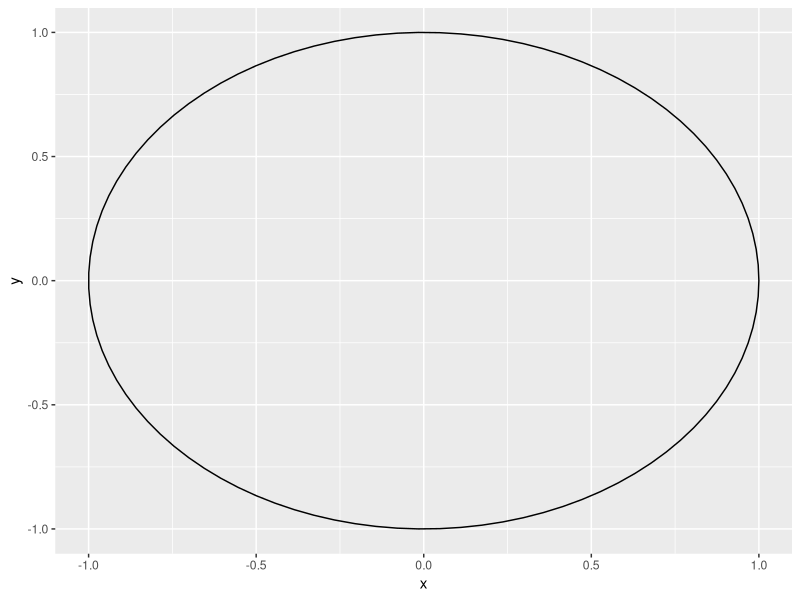
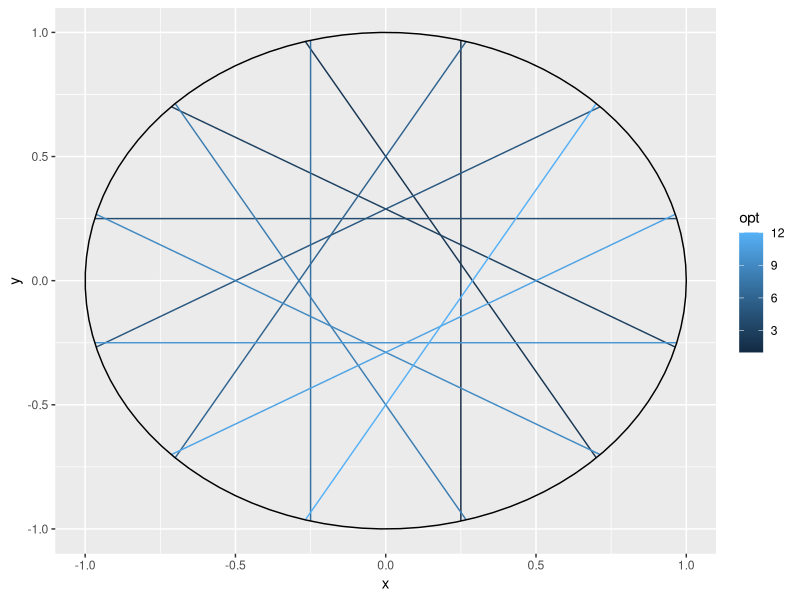
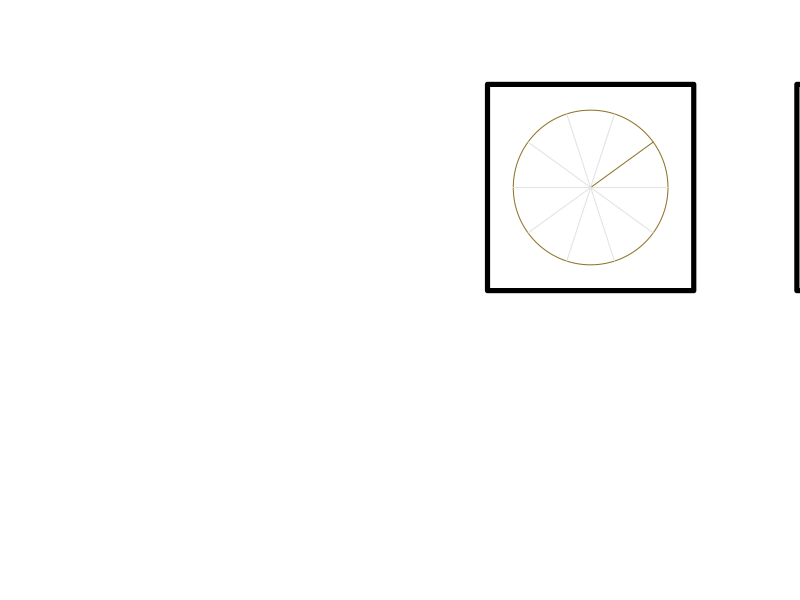

These figures' R source, in order: (Note: this script raises an error after producing the figures.)
library(grid)
library(tidyverse)
library(here)
#  http://sape.inf.usi.ch/quick-reference/ggplot2/colour

# https://stackoverflow.com/questions/6862742/draw-a-circle-with-ggplot2
circleFun <- function(center = c(0,0),diameter = 1, npoints = 100){
  r = diameter / 2
  tt <- seq(0,2*pi,length.out = npoints)
  xx <- center[1] + r * cos(tt)
  yy <- center[2] + r * sin(tt)
  return(data.frame(x = xx, y = yy))
}

dat <- circleFun(c(0,0),2,npoints = 100)
#geom_path will do open circles, geom_polygon will do filled circles
ggplot(dat,aes(x,y)) + geom_path()


cos(pi/2)
sin(pi/2)
# circle_x is x value of center
# circle_y is y value of center
# circle_radius is radius
# radius is radian
# chord is fraction along the radius 
end_points <- function(circle_x, circle_y, circle_radius, radius, chord) {
  
  # forget all this
  # find the y values for when x = chord
  # then rotate to match radius
  x1 = chord*circle_radius
  x2 = chord*circle_radius
  
  # x^2 + y^2 = r
  # y^2 = r - x^2
  # y = +/- sqrt(r - x^2)
  y1 = sqrt(circle_radius - x1^2)
  y2 = -sqrt(circle_radius - x2^2)
  
  # now rotate these points around to the radius
  x1_rotated = cos(radius) * x1 - sin(radius) * y1
  y1_rotated = sin(radius) * x1 + cos(radius) * y1
  x2_rotated = cos(radius) * x2 - sin(radius) * y2
  y2_rotated = sin(radius) * x2 + cos(radius) * y2
  
  ## Assume at the origin, then move at the end
  # Find first point on the chord
  midpoint_x = chord * cos(radius)
  midpoint_y = chord * sin(radius)
  
  # Find second point by rotating midpoint of circle 90*
  # 1) moving to origin, substract midpoint_x and midpoint_y
  # 2) rotating around, cos/sin
  # 3) move back, add back 
  new_point_x = midpoint_y + midpoint_x
  new_point_y = (-midpoint_x) + midpoint_y
  
  # rotate center of circle to be x = 0 and 
  
  return(data.frame(midpoint_x = x1_rotated,
                    midpoint_y = y1_rotated,
                    new_point_x = x2_rotated, 
                    new_point_y = y2_rotated))
}

n_opts <- 12
opts <- data.frame(opt = seq(1, n_opts),
                   radius = seq(0, n_opts-1) * 
                     (2*pi / n_opts))
opts <- opts %>%
  bind_cols(pmap_dfr(list(circle_x = 0,
                          circle_y = 0,
                          circle_radius = 1, 
                          radius = .$radius,
                          chord = .25), end_points))
names(opts) <- c("opt", "radius", "x", "y", "x", "y")
opts <- rbind(opts[, c(1, 2, 3, 4)], opts[, c(1, 2, 5, 6)])
ggplot(data = opts, aes(x = x, y = y)) +
  geom_line(aes(col = opt, group = opt)) +
  geom_path(data = dat, aes(x, y))

#----

#?light blue background?

hue_center <- 65

#set.seed(2)

n_lines <- 50
x_limits <- c(0, 18)
y_limits <- c(0, 24)

# (x - h)^2 + (y - k)^2 = r^2
circle_h = (x_limits[1] * .5 + x_limits[2] * .5) # halfway on x
# circle_k = (y_limits[1] * .33 + y_limits[2] * .66) # two-thirds up on y
circle_r = (x_limits[2] - x_limits[1]) * .75 * .5 # diameter is 3/4 of x
circle_k = y_limits[2] - circle_r - ((x_limits[2] - x_limits[1]) * .25 * .5)
# sets circle with even margins

lines <- data.frame(line = seq(1, n_lines),
                    radius = runif(n_lines, 0, 2*pi),
                    chord = runif(n_lines, 0, circle_r))
# http://www.ambrsoft.com/TrigoCalc/Circles2/circlrLine_.htm
lines <- lines %>%
  mutate(midpoint_x = circle_h + chord * cos(radius),
         midpoint_y = circle_k + chord * sin(radius)) %>%
  mutate(chord_m = -(circle_h - midpoint_x)/(circle_k - midpoint_y)) %>%
  mutate(chord_b = midpoint_y - (chord_m * midpoint_x)) %>%
  mutate(delta = (circle_r^2)*(1 + chord_m^2) - (circle_k - chord_m*circle_h - chord_b)^2) %>%
  mutate(point_1_x = (circle_h + circle_k*chord_m - chord_b*chord_m + sqrt(delta)) / (1 + chord_m^2),
         point_2_x = (circle_h + circle_k*chord_m - chord_b*chord_m - sqrt(delta)) / (1 + chord_m^2),
         point_1_y = (chord_b + circle_h*chord_m + circle_k*(chord_m^2) + chord_m*sqrt(delta)) / (1 + chord_m^2),
         point_2_y = (chord_b + circle_h*chord_m + circle_k*(chord_m^2) - chord_m*sqrt(delta)) / (1 + chord_m^2)) %>%
  mutate(check1 = (point_1_x - circle_h)^2 + (point_1_y - circle_k)^2,
         check2 = (point_1_x - circle_h)^2 + (point_2_y - circle_k)^2)

lines <- lines %>%
  mutate(mu = line/n_lines,
         var = .005) %>%
  mutate(mu = ifelse(mu < .01, .01, ifelse(mu > .99, .99, mu)), # keeps a, b > 0
         alpha = ((1 - mu) / var - 1 / mu) * mu ^ 2,
         beta = alpha * (1 / mu - 1)) %>%
  mutate(h = runif(n(), hue_center - 5, hue_center + 5),
         c = rbeta(n(), shape1 = alpha, shape2 = beta) * 20 + 30,
         l = rbeta(n(), shape1 = alpha, shape2 = beta) * 20 + 30,
         line_color = hcl(h, c, l),
         point_color = hcl(h, c + 40, l + 40))

pdf(file = file.path(here::here(), "method2.pdf"),
    width = 18,
    height = 24,
    useDingbats = FALSE) # Or else points will be digbats and can't convert to PNG

grid.circle(x = circle_h,
            y = circle_k,
            r = circle_r,
            default.units = "in",
            gp = gpar(col = hcl(h = hue_center, c = 50, l = 50),
                      lwd=10))

for(i in 1:nrow(lines)) {
  grid.lines(x = c(lines$point_1_x[i], lines$point_2_x[i]),
             y = c(lines$point_1_y[i], lines$point_2_y[i]),
             gp = gpar(col = lines$line_color[i],
                       alpha = 1 - (i/n_lines)),
             default.units = "in")
  grid.points(x = lines$midpoint_x[i],
              y = lines$midpoint_y[i],
              pch = 16,
              gp = gpar(col = lines$point_color[i],
                        alpha = .95 - (i/n_lines)*.9),
              default.units = "in")
}

## Add process

## box location
# center of center
box_center_y <- (circle_k - circle_r) / 2

# box sizes
box_width <- (circle_k - circle_r) / 4

# space between boxes
box_space <- box_width / 2

## center of other boxes
box_center_x <- (c(-1, 0, 1) * (box_width + box_space)) + circle_h

## Add boxes

# box 1
grid.rect(x = box_center_x[1],
          y = box_center_y,
          width = box_width,
          height = box_width,
          default.units = "in",
          just = "center",
          gp = gpar(lwd=5))

grid.circle(x = box_center_x[1],
            y = box_center_y,
            r = box_width * .75 * .5,
            gp = gpar(col = hcl(h = hue_center, c = 50, l = 50)),
            default.units = "in")

n_opts <- 10
opts <- data.frame(opt = seq(1, n_opts),
                   radius = seq(0, n_opts-1) * 
                     (2*pi / n_opts))
opts <- opts %>%
  mutate(
                   x1 = box_center_x[1],
                   y1 = box_center_y,
                   x2 = box_center_x[1] + 
                     (box_width * .75 * .5) * 
                     cos(radius),
                   y2 = box_center_y + 
                     (box_width * .75 * .5) * 
                     sin(radius )) 

opts <- opts %>% 
  mutate(col1 = ifelse(opt == sample(opt, 1), 
                       hcl(h = hue_center, c = 50, l = 50), 
                       hcl(h = hue_center, c = 0, l = 50 + 40)))

for(i in seq(1, nrow(opts))) {
  grid.lines(x = c(opts$x1[i], opts$x2[i]),
              y = c(opts$y1[i], opts$y2[i]),
              default.units = "in",
              gp = gpar(col = opts$col1[i]))
}

# box 2
grid.rect(x = box_center_x[2],
          y = box_center_y,
          width = box_width,
          height = box_width,
          default.units = "in",
          just = "center",
          gp = gpar(lwd=5))

grid.circle(x = box_center_x[2],
            y = box_center_y,
            r = box_width * .75 * .5,
            gp = gpar(col = hcl(h = hue_center, c = 50, l = 50)),
            default.units = "in")

opts <- opts %>%
  mutate(x = box_center_x[2] + 
           (box_width * .75 * .5) * 
           cos(seq(0, n_opts-1) * 
                 (2*pi / n_opts))) %>%
  filter(col1 == hcl(h = hue_center, c = 50, l = 50)) 

opts_2 <- data.frame(opt = seq(1, n_opts),
                     radius = opts$radius,
                     chord = seq(0, n_opts-1) * (1/n_opts) * (box_width * .75 * .5))
opts_2 <- opts_2 %>%
  mutate(x1 = box_center_x[2] + 
           chord * 
                      cos(radius),
                    y1 = box_center_y + chord *
                      sin(radius )) 

opts_2 <- opts_2 %>%
  mutate(midpoint_x = box_center_x[2] + chord * cos(radius),
         midpoint_y = box_center_y + chord * sin(radius)) %>%
  mutate(chord_m = ifelse(box_center_y != midpoint_y, -(box_center_x[2] - midpoint_x)/(box_center_y - midpoint_y), Inf)) %>%
  mutate(chord_b = ifelse(chord_m != Inf, midpoint_y - (chord_m * midpoint_x), Inf)) %>%
  mutate(delta = ((box_width * .75 * .5)^2)*(1 + chord_m^2) - (box_center_y - chord_m*box_center_x[2] - chord_b)^2) %>%
  mutate(point_1_x = (box_center_x[2] + box_center_y*chord_m - chord_b*chord_m + sqrt(delta)) / (1 + chord_m^2),
         point_2_x = (box_center_x[2] + box_center_y*chord_m - chord_b*chord_m - sqrt(delta)) / (1 + chord_m^2),
         point_1_y = (chord_b + box_center_x[2]*chord_m + box_center_y*(chord_m^2) + chord_m*sqrt(delta)) / (1 + chord_m^2),
         point_2_y = (chord_b + box_center_x[2]*chord_m + box_center_y*(chord_m^2) - chord_m*sqrt(delta)) / (1 + chord_m^2)) %>%
  mutate(check1 = (point_1_x - box_center_x[2])^2 + (point_1_y - box_center_y)^2,
         check2 = (point_1_x - box_center_x[2])^2 + (point_2_y - box_center_y)^2)
  

grid.points(x = opts$x,
            y = opts$y,
            default.units = "in",
            pch = 16,
            gp = gpar(col = opts$col2))

# box 3
grid.rect(x = box_center_x[3],
          y = box_center_y,
          width = box_width,
          height = box_width,
          default.units = "in",
          just = "center",
          gp = gpar(lwd=5))

grid.circle(x = box_center_x[3],
            y = box_center_y,
            r = box_width * .75 * .5,
            gp = gpar(col = hcl(h = hue_center, c = 50, l = 50)),
            default.units = "in")

opts <- opts %>%
  mutate(x = box_center_x[3] + 
           (box_width * .75 * .5) * 
           cos(seq(0, n_opts-1) * 
                 (2*pi / n_opts))) %>%
  filter(col1 == hcl(h = hue_center, c = 50, l = 50)) 

grid.lines(x = opts$x,
           y = opts$y,
           default.units = "in",
           gp = gpar(col = hcl(h = hue_center, c = 50, l = 50),
                     lwd = 5))

dev.off()

# library(pdftools)
# library(png)
# 
# bitmap <- pdf_render_page(file.path(here::here(), "method2.pdf"),
#                           dpi = 300)
# 
# png::writePNG(bitmap, file.path(here::here(), "method2.png"))

